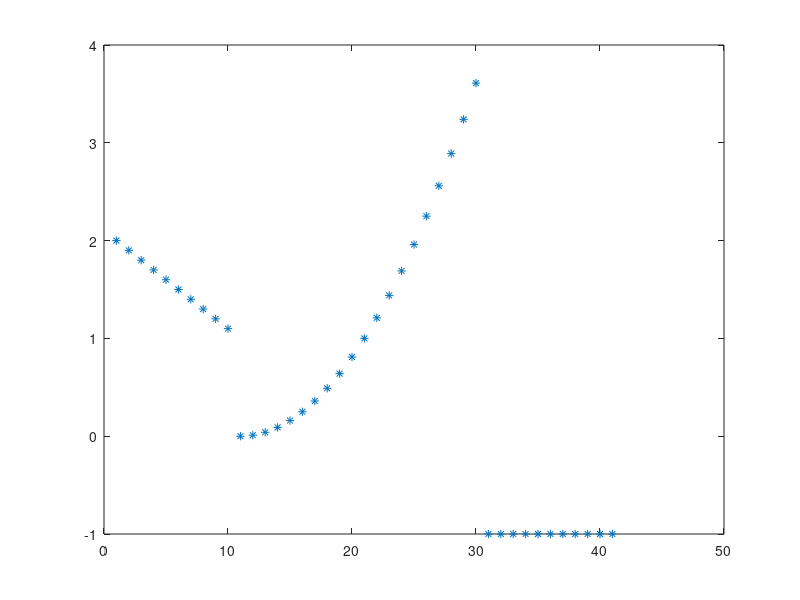

Source code (MATLAB):
clear all;close all;clc;
i=1;
for x=-1:0.1:3
    if -1<=x&x<0
    y=1-x
elseif 0<=x&x<2
    y=x*x
elseif 2<=x&x<=3
    y=-1
    end
    A(i)=y;
    i=i+1;
end
plot(A,'*')